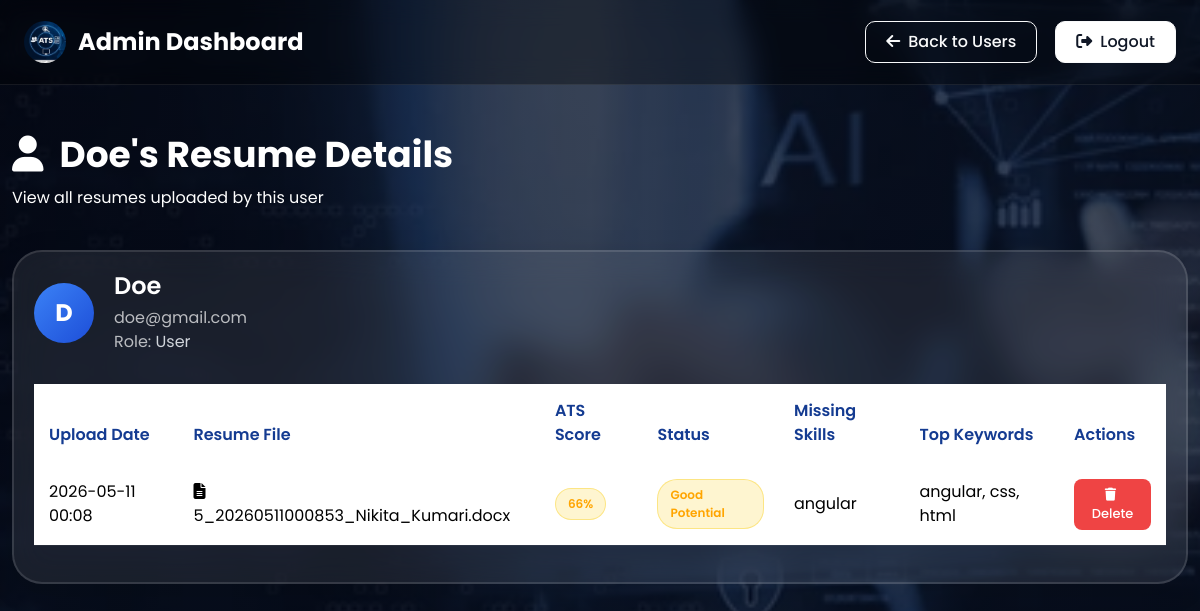
Page /admin/user/5 (signed in) on the committed database.
### tables this page shows
CREATE TABLE users(
        id INTEGER PRIMARY KEY AUTOINCREMENT,
        name TEXT,
        email TEXT UNIQUE,
        password TEXT,
        role TEXT
    );

CREATE TABLE resumes(
        id INTEGER PRIMARY KEY AUTOINCREMENT,
        user_id INTEGER,
        filename TEXT,
        score INTEGER,
        missing_skills TEXT,
        summary TEXT,
        top_keywords TEXT,
        uploaded_at TEXT
    , ai_tips TEXT);

### app.py (the view)
@app.route("/admin/user/<int:user_id>")
def admin_view_user(user_id):
    if "role" not in session or session["role"] != "admin":
        return redirect("/login")
    conn = get_db()
    cur = conn.cursor()
    user = cur.execute(
        "SELECT id, name, email, role FROM users WHERE id = ?",
        (user_id,)
    ).fetchone()
    if not user:
        conn.close()
        return "User not found", 404
    resumes = cur.execute(
        "SELECT id, filename, score, missing_skills, summary, top_keywords, uploaded_at "
        "FROM resumes WHERE user_id = ? ORDER BY uploaded_at DESC",
        (user_id,)
    ).fetchall()
    conn.close()
    return render_template("admin_user.html", user=user, resumes=resumes)

### app.py (called while the page is built)
def get_db():
    conn = sqlite3.connect("database.db", timeout=10)
    conn.row_factory = sqlite3.Row
    return conn

### templates/admin_user.html (shortened to what this page needs)
<!DOCTYPE html>
<html lang="en">
<head>
<link rel="stylesheet" href="https://cdn.jsdelivr.net/npm/bootstrap@5.3.2/dist/css/bootstrap.min.css">
<link rel="stylesheet" href="https://cdnjs.cloudflare.com/ajax/libs/font-awesome/6.4.2/css/all.min.css">
</head>
<body>
<nav class="navbar navbar-expand-lg navbar-dark px-4 py-3">
  <a class="navbar-brand text-white" href="/admin">
    <img src="{{ url_for('static', filename='Logo.jpg') }}" alt="Logo" height="36" class="logo">
    Admin Dashboard
  </a>
  <div class="ms-auto d-flex gap-2">
    <a class="btn btn-outline-light nav-btn" href="/admin"><i class="fas fa-arrow-left me-2"></i>Back to Users</a>
    <a class="btn btn-light nav-btn" href="/logout"><i class="fas fa-sign-out-alt me-2"></i>Logout</a>
  </div>
</nav>
<div class="container py-5" style="max-width:1200px;">
  <div class="admin-heading">
    <h1><i class="fas fa-user me-3"></i>{{ user['name'] }}'s Resume Details</h1>
    <p>View all resumes uploaded by this user</p>
  </div>
  <div class="glass-card">
    <div class="user-info">
      <div class="user-avatar">
        {{ user['name'][0].upper() }}
      </div>
      <div class="user-details">
        <h3>{{ user['name'] }}</h3>
        <p>{{ user['email'] }}</p>
        <p>Role:
          {% if user['role'] == 'admin' %}
          <span style="color:#fbbf24;"><i class="fas fa-crown me-1"></i>Admin</span>
          {% else %}
          <span style="color:#d1d5db;">User</span>
          {% endif %}
        </p>
      </div>
    </div>
    {% if resumes %}
    <div class="table-responsive">
      <table class="table table-borderless align-middle">
        <thead>
          <tr>
            <th>Upload Date</th>
            <th>Resume File</th>
            <th>ATS Score</th>
            <th>Status</th>
            <th>Missing Skills</th>
            <th>Top Keywords</th>
            <th>Actions</th>
          </tr>
        </thead>
        <tbody>
          {% for resume in resumes %}
          {% set score = resume['score'] %}
          {% if score >= 80 %}
          {% set badge = 'badge-success' %}
          {% set status = 'Excellent Match' %}
          {% elif score >= 50 %}
          {% set badge = 'badge-warning' %}
          {% set status = 'Good Potential' %}
          {% else %}
          {% set badge = 'badge-danger' %}
          {% set status = 'Needs Improvement' %}
          {% endif %}
          <tr>
            <td>{{ resume['uploaded_at'][:16].replace('T', ' ') if resume['uploaded_at'] else 'N/A' }}</td>
            <td><i class="fas fa-file-alt me-2"></i>{{ resume['filename'] }}</td>
            <td><span class="result-pill {{ badge }}">{{ score }}%</span></td>
            <td><span class="result-pill {{ badge }}">{{ status }}</span></td>
            <td>{{ resume['missing_skills'] or 'None' }}</td>
            <td>{{ resume['top_keywords'] or 'N/A' }}</td>
            <td>
              <a href="/delete_resume/{{ resume['id'] }}" class="btn btn-sm btn-danger" onclick="return confirm('Delete this resume?')">
                <i class="fas fa-trash me-1"></i>Delete
              </a>
            </td>
          </tr>
          {% endfor %}
        </tbody>
      </table>
    </div>
    {% else %}
    <div class="text-center text-muted" style="padding:50px;">
      <i class="fas fa-folder-open fa-3x mb-3"></i>
      <h4>No resumes uploaded yet</h4>
      <p>This user hasn't uploaded any resumes.</p>
    </div>
    {% endif %}
  </div>
</div>
</body>
</html>

### rows in the picture
users: name "Doe", name "D", email "doe@gmail.com"
resumes: uploaded_at "2026-05-11 00:08", filename "5_20260511000853_Nikita_Kumari.docx", score "66", status "Good Potential", missing_skills "angular", top_keywords "angular, css, html"
